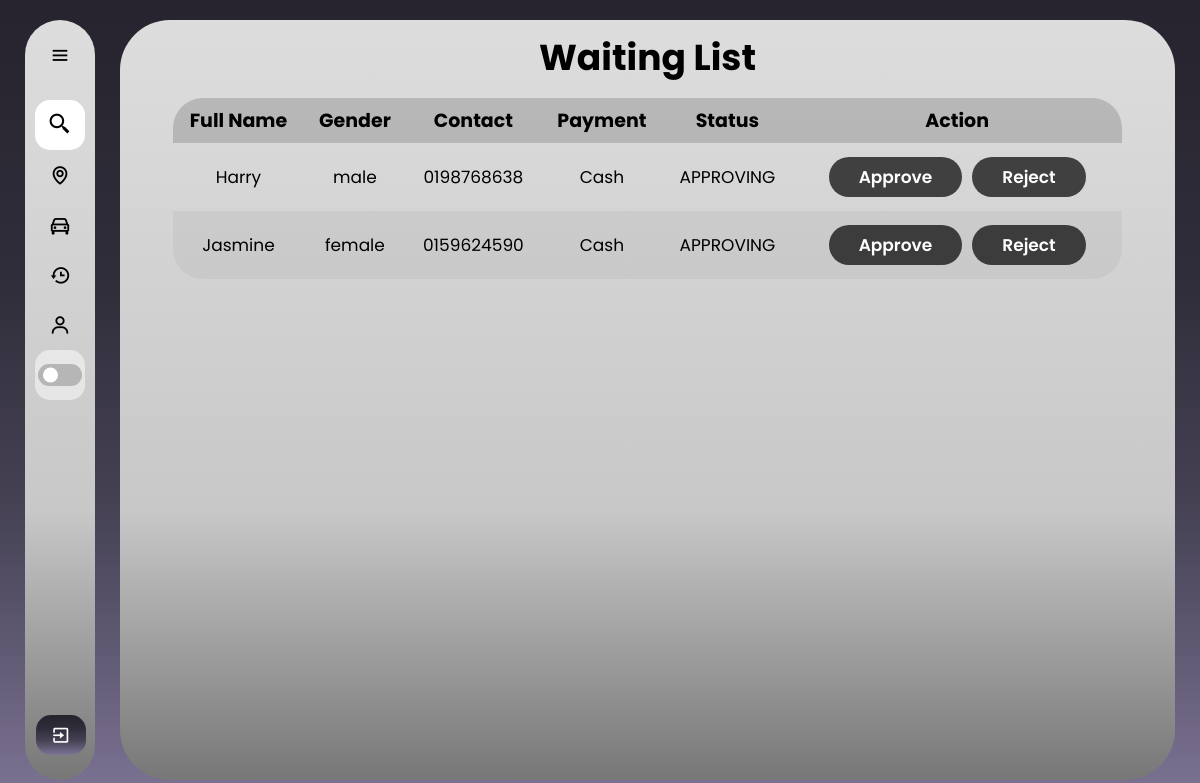
Before: /waiting_list/5 (signed in) with the older database file.
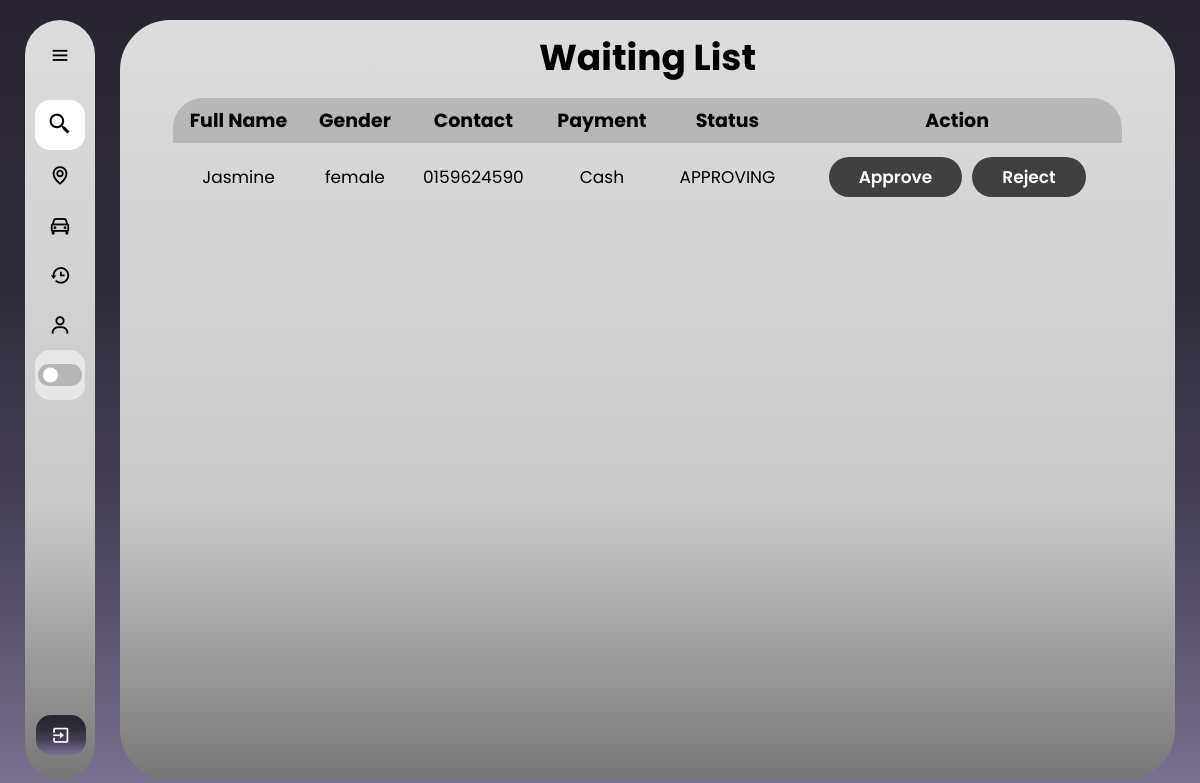
After: the same page with the newer database file.
### web/models.py (models this page shows)
class Profile(db.Model):
    id = db.Column(db.Integer, primary_key=True)
    fullName = db.Column(db.String(150))
    gender = db.Column(db.String(100), nullable=False)
    birthyear=db.Column(db.String(15), nullable=False)
    contact = db.Column(db.String(15), nullable=False)
    birthyear = db.Column(db.String(15), nullable=False)
    profile_pic = db.Column(db.String(200), default="default.jpg")
    is_approved = db.Column(db.Boolean, default=False)  # Added for moderation
    user_id = db.Column(db.Integer, db.ForeignKey('user.id'), nullable=False)
    birthyear = db.Column(db.String(15), nullable=False)

class PassengerMatch(db.Model):
    id = db.Column(db.Integer, primary_key=True)
    passenger_id = db.Column(db.Integer, db.ForeignKey('user.id'), nullable=False)
    driver_id = db.Column(db.Integer, db.ForeignKey('rides.id'), nullable=False)
    payment_proof_id = db.Column(db.Integer, db.ForeignKey('payment_proof.id'), nullable=True)
    status = db.Column(db.String(20), nullable=False, default='APPROVING')
    passenger = db.relationship('User', foreign_keys=[passenger_id], backref='matches_as_passenger')
    driver = db.relationship('Rides', foreign_keys=[driver_id], backref='matches_as_driver')
    payment_proof = db.relationship('PaymentProof', backref='matches', lazy=True)

### web/routes.py (the view)
@bp.route('/waiting_list/<int:driver_id>')
@login_required
def waiting_list(driver_id):
    profile = Profile.query.filter_by(user_id=current_user.id).first()
    driver = Rides.query.get_or_404(driver_id)
    profiles = Profile.query.all()
    profile_dict = {profile.user_id: profile for profile in profiles}
    matches = PassengerMatch.query.filter_by(driver_id=driver_id, status='IN PROGRESS').all()
    matches_approving = PassengerMatch.query.filter_by(driver_id=driver_id, status='APPROVING').all()
    matches_completed = PassengerMatch.query.filter_by(driver_id=driver_id, status='COMPLETED').all()
    matches_confirmed = PassengerMatch.query.filter_by(driver_id=driver_id, status='confirm').all()
    print(f"Profile dict keys: {profile_dict.keys()}")
    print(f"Driver user ID: {driver.user_id}")
    return render_template(
        'waiting_list.html',
        driver=driver,
        driver_id=driver_id,
        matches=matches,
        profile_dict=profile_dict,
        profile=profile,
        matches_approving=matches_approving,
        matches_completed=matches_completed,
        matches_confirmed=matches_confirmed
    )

### web/templates/waiting_list.html (shortened to what this page needs)
{% extends "base_passenger.html" %}
{% block content %}
<!DOCTYPE html>
<html lang="en">
<head>
    <link rel="stylesheet" href="../static/waiting_list.css">
    <link href='https://unpkg.com/boxicons@2.1.4/css/boxicons.min.css' rel='stylesheet'>
</head>
<body>
    <div class="container">
        <div class="header">
            <h1>Waiting List</h1>
        </div>
        <div class="table_body">
            <table border="1">
                <thead scope="col">
                    <tr>
                        <th>Full Name</th>
                        <th>Gender</th>
                        <th>Contact</th>
                        <th>Payment</th>
                        <th>Status</th>
                        <th>Action</th>
                    </tr>
                </thead>
                <tbody>
                    {% for match in matches_approving %}
                    <tr>
                        <td>{{ profile_dict[match.passenger_id].fullName }}</td>
                        <td>{{ profile_dict[match.passenger_id].gender }}</td>
                        <td>{{ profile_dict[match.passenger_id].contact }}</td>
                        <td>
                            {% if match.payment_proof %}
                                <img src="{{ url_for('static', filename='payment/' ~ match.payment_proof.file_name) }}" alt="Payment Proof">
                            {% else %}
                                Cash
                            {% endif %}
                        </td>
                        <td>{{ match.status }}</td>
                        <td>
                            <div class="selection">
                                <form action="{{ url_for('main.approve_passenger', match_id=match.id) }}" method="POST">
                                    <input type="submit" value="Approve" class="btn">
                                </form>
                                <form action="{{ url_for('main.remove_passenger', match_id=match.id) }}" method="POST">
                                    <input type="submit" value="Reject" class="btn">
                                </form>
                            </div>
                        </td>
                    </tr>
                    {% endfor %}
                </tbody>
            </table>
        </div>
    </div>
</body>
</html>
{% endblock %}

Changed rows visible on the page:
no longer on this page (row edited): PassengerMatch: status "APPROVING"
no longer on this page (row edited): Profile: fullName "Harry", gender "male", contact "0198768638"
